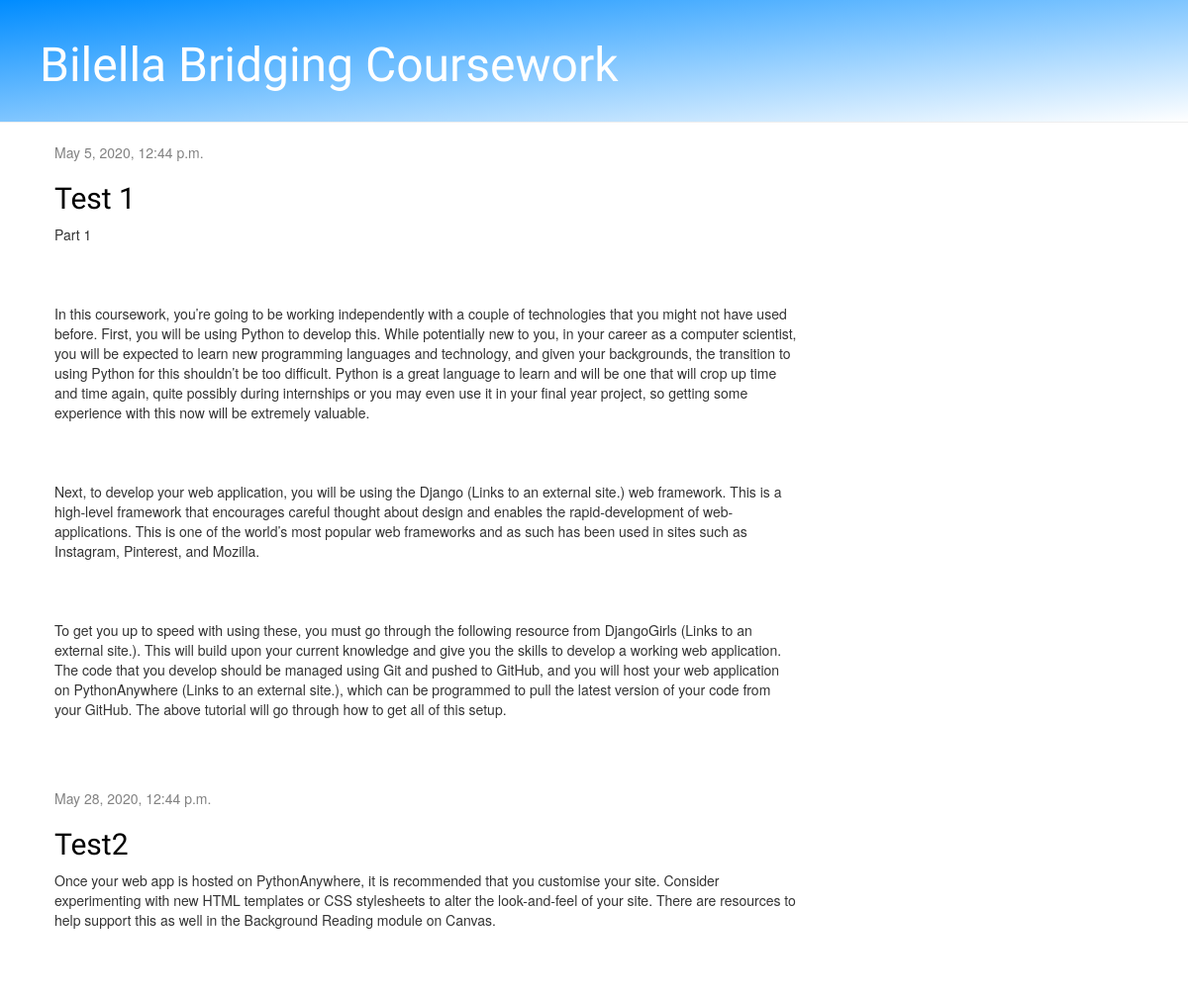
The app's page /, older data.
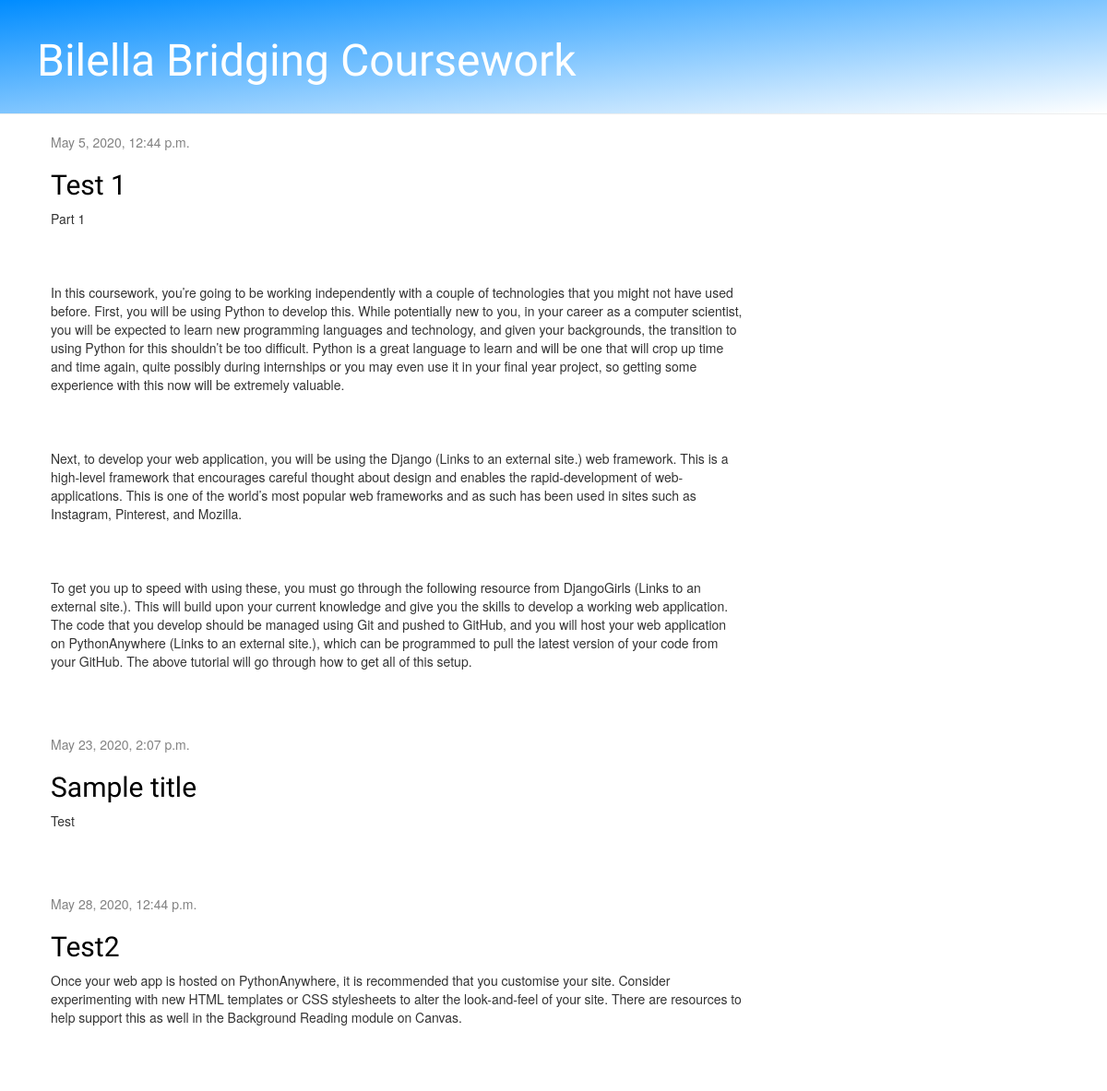
The same page, newer data.
### blog/models.py (models this page shows, shortened)
class Post(models.Model):
    author = models.ForeignKey(settings.AUTH_USER_MODEL, on_delete=models.CASCADE)
    title = models.CharField(max_length=200)
    text = models.TextField()
    created_date = models.DateTimeField(default=timezone.now)
    published_date = models.DateTimeField(blank=True, null=True)

### blog/views.py (the view)
# urls.py: path('', views.post_list, name='post_list'),
def post_list(request):
    posts = Post.objects.filter(published_date__lte=timezone.now()).order_by('published_date')
    return render(request, 'blog/post_list.html', {'posts': posts})

### blog/templates/blog/post_list.html
{% extends 'blog/base.html' %}
{% block content %}
    {% for post in posts %}
        <div class="post">
            <div class="date">
                {{ post.published_date }}
            </div>
            <h2><a href="{% url 'post_detail' pk=post.pk %}">{{ post.title }}</a></h2>
            <p>{{ post.text|linebreaksbr }}</p>
        </div>
    {% endfor %}
{% endblock %}

Row changes from the older to the newer data that the page shows:
added Post: published_date "May 23, 2020, 2:07 p.m.", title "Sample title", text "Test"
